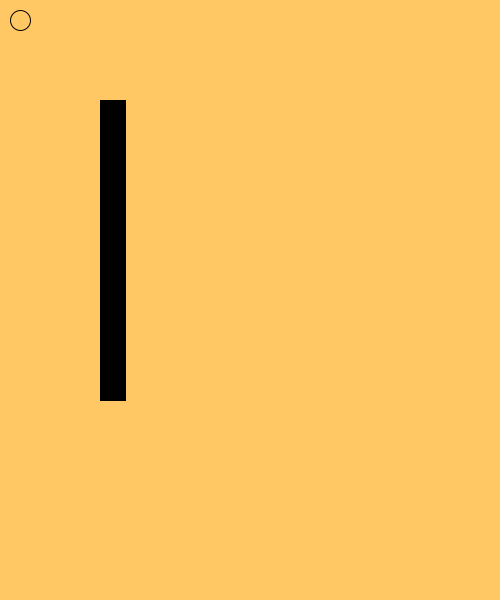
Frame 1 (no input)
Frame 60 (the mouse pressed at the canvas centre just before this capture): identical to frame 1, image omitted
Frame 120 (the mouse held since frame 60 and released just before this capture): identical to frame 1, image omitted

The Processing sketch that drew this single still picture (run headless with seeded random() and noise(); from frame 60 on, the mouse is pressed at the canvas centre):

// Processing sketch: processing_106436
// ── processing_106436.pde

int x = 20;
int y = 20;

int dx = 0;
int dy = 0;
void setup() {  //setup function called initially, only once
  size(500,600);
 
}

void draw() {  //draw function loops 
  background(255,200,100);
  fill(255,200,100);
  ellipse(x,y,20,20);
  
 
  if (key == 'd' && keyPressed){
     dx = 1;
  }
  
  if (key == 'a' && keyPressed){
     dx = -1;
  }
  if (key == 's' && keyPressed){
     dy = 1;
  }
  if (key =='w' && keyPressed){
     dy = -1;

  }
  fill(0,0,0);
  rect(100,100,25,300);
  if(x>100 && x<125 && y>100 && y<400){
     dx = 0;
     dy = 0;
  }
  x = x+dx;
  y = y+dy;
  
  
 
}
